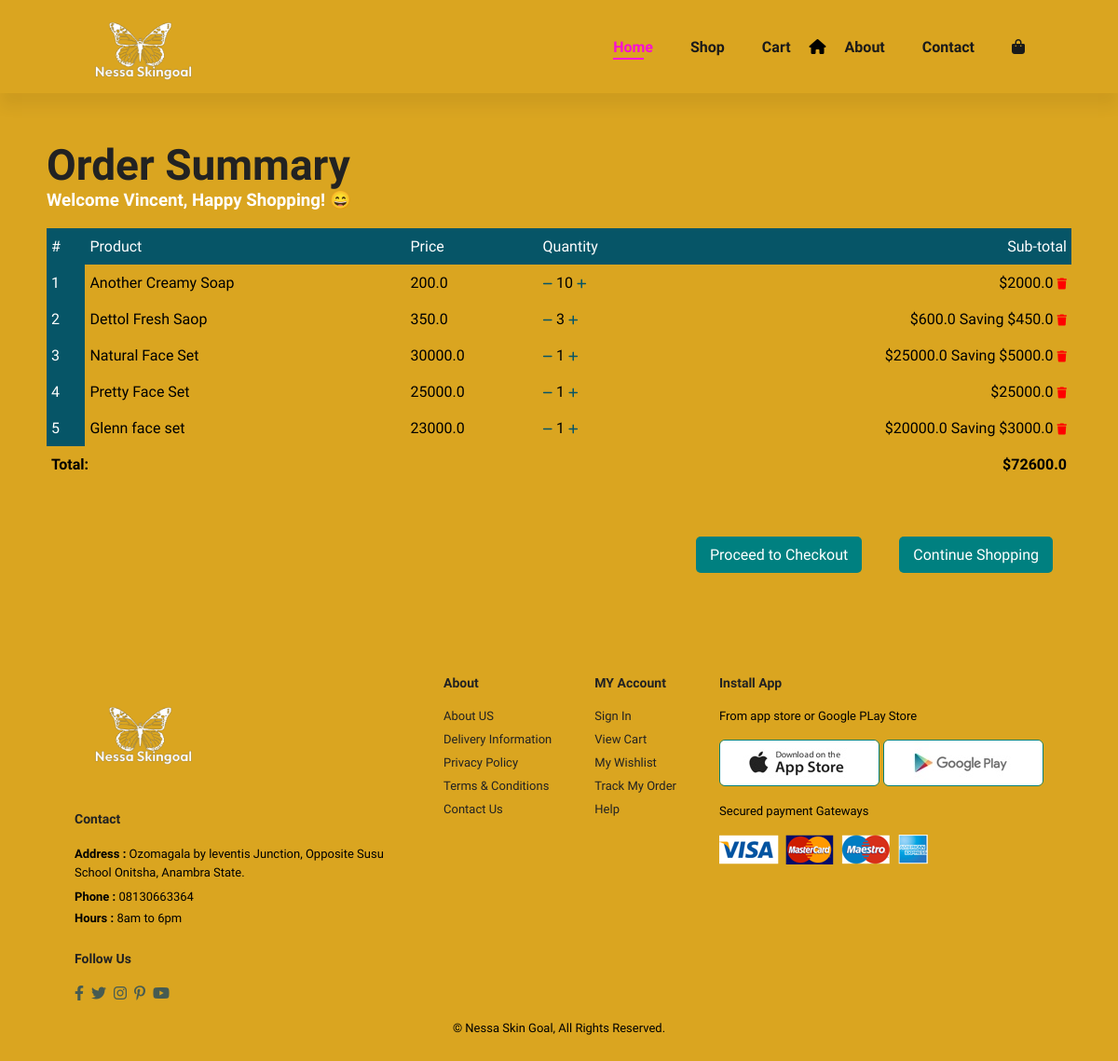
Page /order-summary/ (signed in) on the committed database.
### core/models.py (models this page shows, shortened)
class OrderItem(models.Model):
    order = models.ForeignKey(Order, on_delete=models.CASCADE, related_name='order_items', null=False, default=None)
    ordered = models.BooleanField(default=False)
    item = models.ForeignKey(Item, on_delete=models.CASCADE)
    quantity = models.IntegerField(default=1)
    def get_total_item_price(self):
        return self.quantity * self.item.price
    def get_total_discount_item_price(self):
        return self.quantity * self.item.discount_price
    def get_amount_saved(self):
        return self.get_total_item_price() - self.get_total_discount_item_price()
    def get_final_price(self):
        if self.item.discount_price:
            return self.get_total_discount_item_price()
        return self.get_total_item_price()

class Item(models.Model):
    title = models.CharField(max_length=100)
    price = models.FloatField()
    discount_price = models.FloatField(blank=True, null=True)
    category = models.ForeignKey(Category, on_delete=models.CASCADE, related_name='items')
    slug = models.SlugField()
    description = models.TextField()
    image = models.ImageField()

class Order(models.Model):
    user = models.ForeignKey(settings.AUTH_USER_MODEL,
                             on_delete=models.CASCADE)
    start_date = models.DateTimeField(auto_now_add=True)
    ordered_date = models.DateTimeField()
    ordered = models.BooleanField(default=False)
    delivery_address = models.ForeignKey('Address', related_name='address', on_delete=models.SET_NULL, blank=True, null=True)
    payment = models.ForeignKey('Payment', on_delete=models.SET_NULL, blank=True, null=True)
    coupon = models.ForeignKey('Coupon', on_delete=models.SET_NULL, blank=True, null=True)
    being_delivered = models.BooleanField(default=False)
    received = models.BooleanField(default=False)
    refund_requested = models.BooleanField(default=False)
    refund_granted = models.BooleanField(default=False)
    '''
    1. Item added to cart
    2. Adding a billing address
    (Failed checkout)
    3. Payment
    (Preprocessing, processing, packaging etc.)
    4. Being delivered
    5. Received
    6. Refunds
    '''
    def get_total(self):
        total = 0
        order_items = self.order_items.all()
        for order_item in order_items:
            total += order_item.get_final_price()
        if self.coupon:
            total -= self.coupon.amount
        return total

### core/views.py (the view)
# urls.py: path('order-summary/', OrderSummaryView.as_view(), name='order-summary'),
class OrderSummaryView(LoginRequiredMixin, View):
    def get(self, *args, **kwargs):
        try:
            order = Order.objects.get(user=self.request.user, ordered=False)
            context = {
                'object': order
            }
            return render(self.request, 'order_summary.html', context)
        except ObjectDoesNotExist:
            messages.warning(self.request, "You do not have an active order")
            return redirect("/")

### core/templates/order_summary.html (shortened to what this page needs)
{% extends "base.html" %}
{% block content %}
<main>
    <div class="order-container">
        <div class="table-responsive text-nowrap">
            <h2>Order Summary</h2>
            <h3 style="color:white;">Welcome {{ user.username }},  Happy Shopping! &#x1F604</h3><br>
            <table class="table">
                <thead>
                <tr>
                    <th scope="col">#</th>
                    <th scope="col">Product</th>
                    <th scope="col">Price</th>
                    <th scope="col">Quantity</th>
                    <th scope="col">Sub-total</th>
                </tr>
                </thead>
                <tbody>
                {% for order_item in object.order_items.all %}
                <tr>
                    <th scope="row">{{ forloop.counter }}</th>
                    <td>{{ order_item.item.title }}</td>
                    <td>{{ order_item.item.price }}</td>
                    <td>
                        <a href="{% url 'core:remove-single-item-from-cart' order_item.item.slug %}"><i class="fas fa-minus mr-2"></i></a>
                        {{ order_item.quantity }}
                        <a href="{% url 'core:add-to-cart' order_item.item.slug %}"><i class="fas fa-plus ml-2"></i></a>
                    </td>
                    <td>
                    {% if order_item.item.discount_price %}
                        ${{ order_item.get_total_discount_item_price }}
                        <span class="badge badge-primary">Saving ${{ order_item.get_amount_saved }}</span>
                    {% else %}
                        ${{ order_item.get_total_item_price }}
                    {% endif %}
                    <a style='color: red;' href="{% url 'core:remove-from-cart' order_item.item.slug %}">
                        <i class="fas fa-trash float-right"></i>
                    </a>
                    </td>
                </tr>
                {% endfor %}
                {% if object.get_total %}
                <tr>
                    <td colspan="4"><b>Total:</b></td>
                    <td><b>${{ object.get_total }}</b></td>
                </tr>
                {% endif %}
                </tbody>
            </table>
        </div>
        <br><br>
            <div class="order-nav-buttons">
                <a class='order-nav-btn' href='/checkout/'>Proceed to Checkout</a>
                <a class='order-nav-btn' href='/'>Continue Shopping</a>
            </div>
    </div>
</main>
{% endblock content %}

### core/templates/base.html (shortened to what this page needs)
{% load static %}
<!DOCTYPE html>
<html lang="en">
<head>
    <link rel="stylesheet" href="https://cdnjs.cloudflare.com/ajax/libs/font-awesome/6.2.0/css/all.min.css" />
    <link rel="stylesheet" href="{% static 'css/style.css' %}">
    <link rel="stylesheet" href="{% static 'css/fontawesome.min.css' %}">
</head>
<body>
    <section id="header">
        <a href="#"><img src="{% static 'images/logo.png' %}" class="logo" alt=""></a>
        <div>
            <ul id="navbar">
                <li><a class="active" href="{% url 'core:home' %}">Home</a></li>
                <li><a href="#">Shop</a></li>
                <li><a href="{% url 'core:cart' %}">Cart</a></li>
                <i class="fas fa-home"></i>
                <li><a href="{% url 'core:about' %}">About</a></li>
                <li><a href="{% url 'core:contact' %}">Contact</a></li>
                <li id="lg-bag"><a href="cart"><i class="fa fa-shopping-bag" aria-hidden="true"></i></a></li>
            </ul>
        </div>
    </section>
    {% block content %}
    {% endblock %}
    <footer class="section-p1">
        <div class="col">
            <img class="logo" src="{% static 'images/logo.png' %}" alt="">
            <h4>Contact</h4>
            <p class="address"><strong>Address :</strong> Ozomagala by leventis Junction,
                Opposite Susu School Onitsha, Anambra State.</p>
            <p><strong>Phone :</strong> 08130663364</p>
            <p><strong>Hours :</strong> 8am to 6pm</p>
            <div class="follow">
                <h4>Follow Us</h4>
                <div class="icon">
                    <i class="fab fa-facebook-f"></i>
                    <i class="fab fa-twitter"></i>
                    <i class="fab fa-instagram"></i>
                    <i class="fab fa-pinterest-p"></i>
                    <i class="fab fa-youtube"></i>
                </div>
            </div>
        </div>
        <div class="col">
            <h4>About</h4>
            <a href="about.html">About US</a>
            <a href="#">Delivery Information</a>
            <a href="#">Privacy Policy</a>
            <a href="#">Terms & Conditions</a>
            <a href="contact.html">Contact Us</a>
        </div>
        <div class="col">
            <h4>MY Account</h4>
            <a href="#">Sign In</a>
            <a href="cart.html">View Cart</a>
            <a href="#">My Wishlist</a>
            <a href="#">Track My Order</a>
            <a href="#">Help</a>
        </div>
        <div class="col install">
            <h4>Install App</h4>
            <p>From app store or Google PLay Store</p>
            <div class="row">
                <img src="{% static 'images/pay/app.jpg' %}" alt="">
                <img src="{% static 'images/pay/play.jpg' %}" alt="">
            </div>
            <p>Secured payment Gateways</p>
            <img src="{% static 'images/pay/pay.png' %}" alt="">
        </div>
        <div class="copyright">
            <p>&copy Nessa Skin Goal, All Rights Reserved.</p>
        </div>
       </footer>
</body>
</html>

### core/static/css/style.css (style rules this page uses)
* { margin: 0; padding: 0; box-sizing: border-box; font-family: "Spartan", sans-serif; }
html { scroll-behavior: smooth; }
h2 { font-size: 46px; line-height: 54px; color: #222; }
h4 { font-size: 20px; color: #222; }
p { font-size: 16px; color: #f90dd5; color: #000000; margin: 15px 0 20px 0; }
.section-p1 { padding: 40px 80px; }
body { width: 100%; background-color: #daa520; }
#header { height: 100px; display: flex; align-items: center; justify-content: space-between; padding: 20px 80px; background:#daa520; box-shadow: 0 15px 15px rgba(0, 0, 0, 0.06); z-index: 999; position: sticky; top: 0; left: 0; }
#header .logo { width: 150px; }
#navbar { display: flex; align-items: center; justify-content: center; }
#navbar li { list-style: none; padding: 0 20px; position: relative; }
#navbar li a { text-decoration: none; font-size: 16px; font-weight: 600; color: #1a1a1a; transition: 0.3s ease; }
#navbar li a:hover, #navbar li a.active { color: #f90dd5; }
#navbar li a.active::after, #navbar li a:hover::after { content: ""; width: 40%; height: 2px; background-color: #f90dd5; position: absolute; bottom: -4px; left: 20px; }
footer { display: flex; flex-wrap: wrap; justify-content: space-between; }
footer .col { display: flex; flex-direction: column; align-items: flex-start; margin-bottom: 20px; }
footer .logo { margin-bottom: 30px; width: 150px; }
.address { width: 350px; line-height: 20px; }
footer h4 { font-size: 14px; padding-bottom: 20px; }
footer p { font-size: 13px; margin: 0 0 8px 0; }
footer a { font-size: 13px; text-decoration: none; color: #222; margin-bottom: 10px; }
footer .follow { margin-top: 20px; }
footer .follow i { color: #465b52; padding-right: 4px; cursor: pointer; }
footer .install .row img { border: 1px solid #088178; border-radius: 6px; cursor: pointer; }
footer .install img { margin: 10px 0 15px 0; cursor: pointer; }
footer .copyright { width: 100%; text-align: center; }
table { width: 100%; border-collapse: collapse; }
th { text-align: left; padding: 10px 5px; color: #fff; background-color: rgb(6, 85, 103); font-weight: normal; }
td { padding: 10px 5px; }
td a { color: rgb(6, 85, 103); font-size: 12px; text-decoration: none; }
td:last-child { text-align: right; }
th:last-child { text-align: right; }
.order-container { margin: 50px; }
.order-nav-buttons { display: flex; justify-content: flex-end; }
.order-nav-btn { color: #fff; background: #008080; border-radius: 5px; margin: 20px; padding: 10px 15px; text-decoration: none; font-size: 16px; }

### rows in the picture
OrderItem: item "Another Creamy Soap", item.price "200.0", quantity "10", get_total_item_price "2000.0"
OrderItem: item "Dettol Fresh Saop", item.price "350.0", quantity "3", get_total_discount_item_price "600.0", get_amount_saved "450.0"
OrderItem: item "Natural Face Set", item.price "30000.0", quantity "1", get_total_discount_item_price "25000.0", get_amount_saved "5000.0"
OrderItem: item "Pretty Face Set", item.price "25000.0", quantity "1", get_total_item_price "25000.0"
OrderItem: item "Glenn face set", item.price "23000.0", quantity "1", get_total_discount_item_price "20000.0", get_amount_saved "3000.0"
Order: get_total "72600.0"

### other values in the picture
{{ user.username }} "Vincent"
